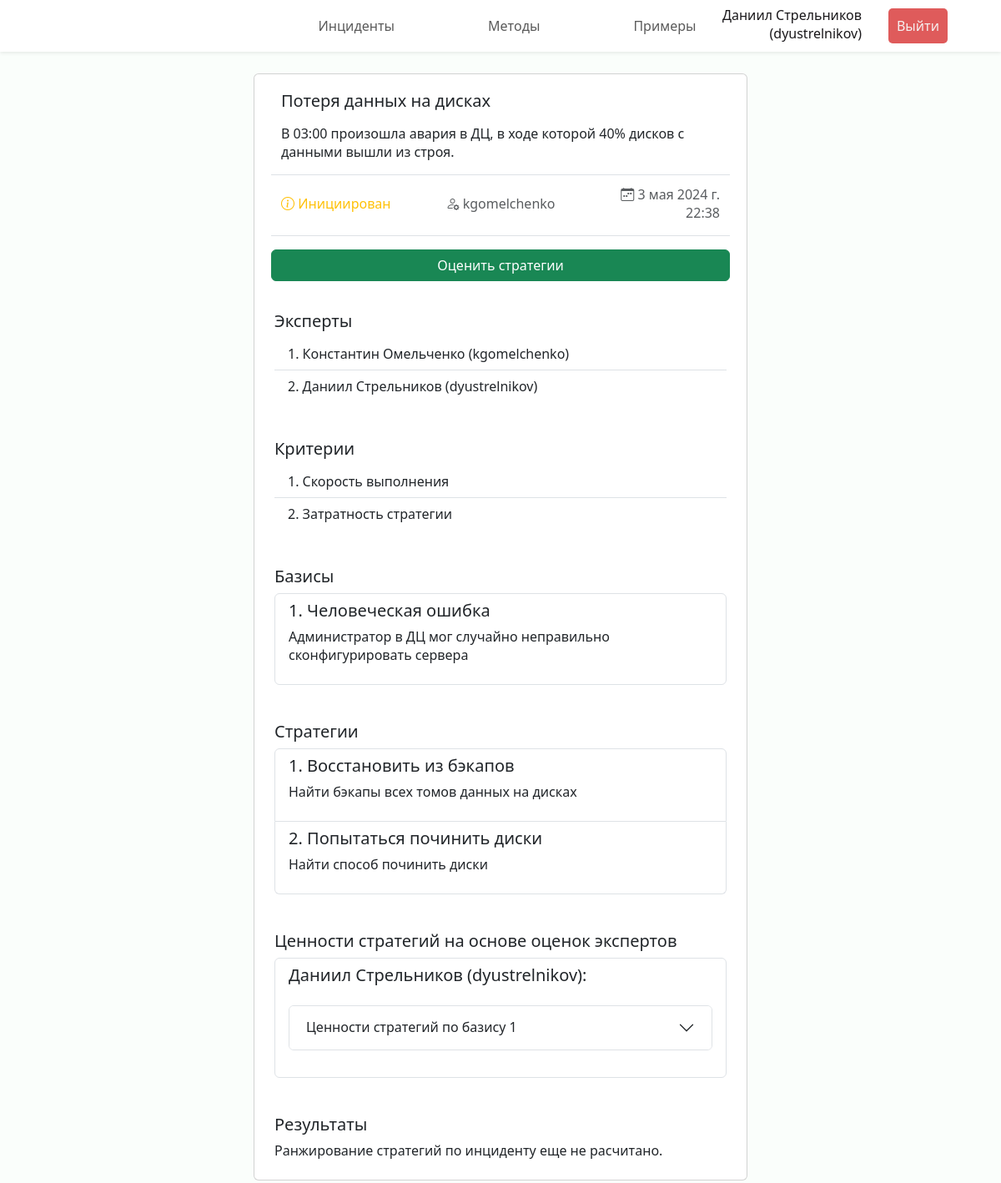
The app's page /incident/9 (signed in), older data.
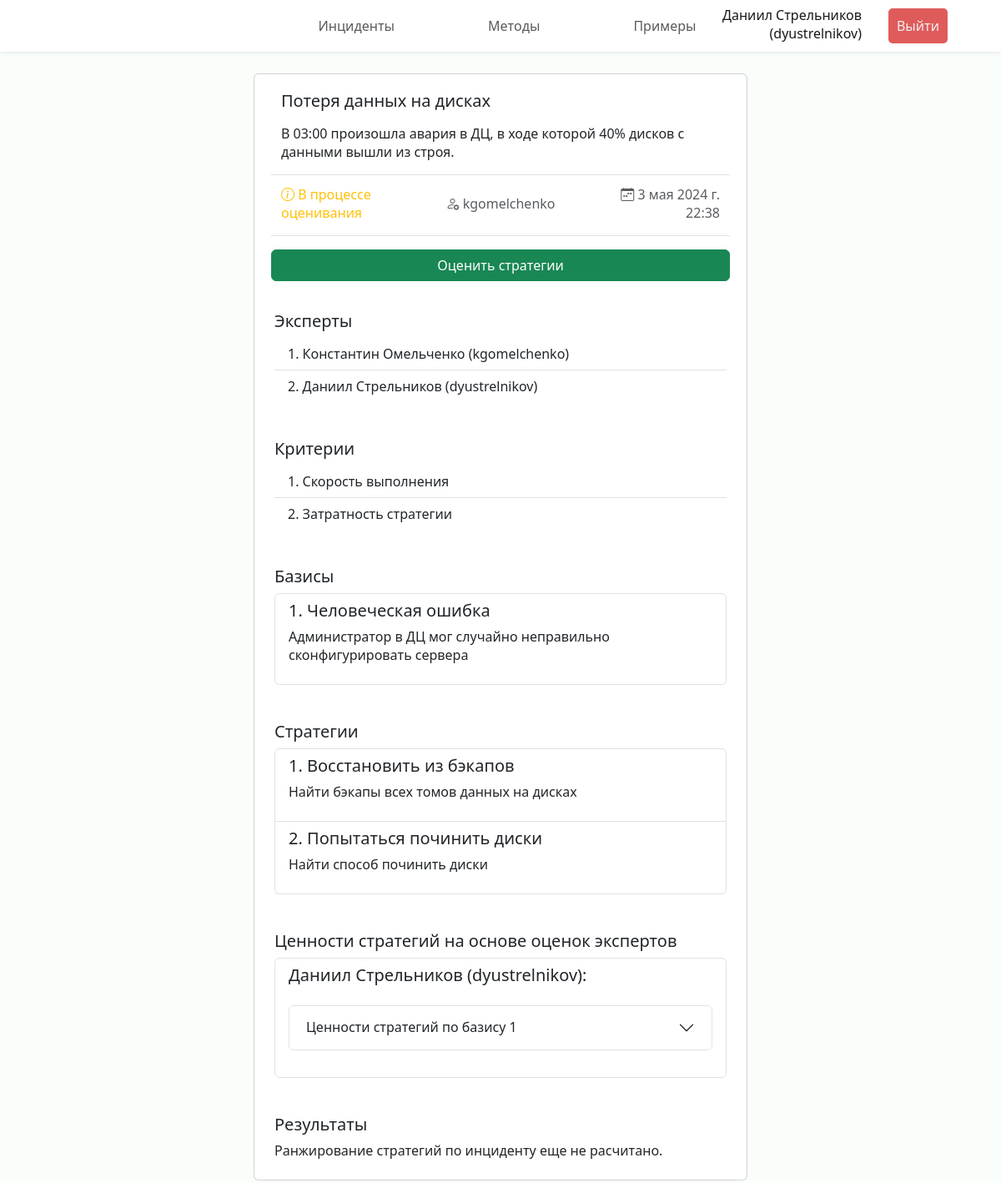
The same page, newer data.
### incidents/models.py (models this page shows, shortened)
class Incident(models.Model):
    name = models.CharField("Название", max_length=100)
    description = models.TextField("Описание")
    created_at = models.DateTimeField("Создан")
    results = models.JSONField("Результаты", null=True, blank=True)
    creator = models.ForeignKey(Expert, verbose_name="Инициатор", on_delete=models.CASCADE,
                                related_name="authored_incidents")
    status = models.ForeignKey(Status, verbose_name="Статус", on_delete=models.CASCADE)
    criteries = models.ManyToManyField(Criteria, through="IncidentCriteria")
    experts = models.ManyToManyField(Expert, through="IncidentExpert")
    class Meta:
        verbose_name = "Инцидент"
        verbose_name_plural = "Инциденты"

class Status(models.Model):
    name = models.CharField("Наименование", max_length=100)
    def __str__(self) -> str:
        return self.name
    class Meta:
        verbose_name = "Статус"
        verbose_name_plural = "Статусы"

class Expert(models.Model):
    user = models.OneToOneField(User, verbose_name="Пользователь", on_delete=models.CASCADE)
    def __str__(self) -> str:
        return self.user.get_full_name() + f" ({self.user.get_username()})"
    class Meta:
        verbose_name = "Эксперт"
        verbose_name_plural = "Эксперты"

### incidents/views.py (the view)
# urls.py: path("incident/<int:incident_id>", views.incident, name="incident"),
@login_required(login_url='login')
def incident(request, incident_id):
    if request.method == 'GET':
        try:
            incident = Incident.objects.get(id=incident_id)
        except Incident.DoesNotExist:
            raise Http404("Инцидент не существует")
        try:
            expert = Expert.objects.get(user=request.user)
        except Expert.DoesNotExist:
            raise Http404("Эксперт не существует")
        experts_with_scores = IncidentExpert.objects.filter(incident=incident,
                                                            scores__isnull=False)
        incident_expert = IncidentExpert.objects.filter(incident=incident,
                                                        expert=expert).first()
        results = prepare_results(incident)
        solution_form = SolutionForm(choices=incident.strategy_set.all())
        return render(request, "incidents/incident.html", {
            'incident': incident,
            'incident_expert': incident_expert,
            'is_active': (incident.status.name not in ('Решен', 'Отклонен')),
            'solution_form': solution_form,
            'experts_with_scores': experts_with_scores,
            'results': results})

### incidents/models.py (called while the page is built)
    def __str__(self) -> str:
        return self.description

### incidents/utils/prepare_data.py (called while the page is built, shortened)
def prepare_results(incident):
    if incident.results == None:
        return {}

### incidents/templates/incidents/incident.html (shortened to what the changed rows need)
{% extends 'incidents/base.html' %}
{% load static %}
{% block content %}
<div class="cards d-flex p-2 flex-column align-items-center">
    <div class="col-lg-6 col-xxl-5 card mb-3">
        <div class="card-body mx-3 my-1">
          <h5 class="card-title">{{ incident.name }}</h5>
          <p class="card-text">{{ incident.description|linebreaks }}</p>
          <div class="row justify-content-between align-items-center py-3 border-top border-bottom">
            <p class="col card-subtitle text-warning"><i class="bi bi-info-circle"></i> {{ incident.status }}</p>
            <p class="col card-subtitle text-center text-muted"><i class="bi bi-person-gear"></i> {{ incident.creator.user.get_username }}</p>
            <p class="col card-subtitle text-muted text-end"><i class="bi bi-calendar-week"></i> {{ incident.created_at }}</p>
          </div>
          {% if incident_expert and is_active %}
            <div class="row justify-content-between align-items-center pt-3">
              <a href="{% url 'incident_assess' incident.id %}" class="col btn btn-success">Оценить стратегии</a>
            </div>
          {% endif %}
        </div>
        <div class="card-body m-2 mb-1">
          {% if not experts_with_scores %}
            <p class="card-text">Ни один эксперт не предоставил своих оценок по инциденту.</p>
          {% else %}
            <div class="list-group">
              {% for expert in experts_with_scores %}
                <div class="list-group-item flex-column align-items-start">
                  <div class="accordion my-4" id="accordion{{ forloop.counter }}">
                    {% for bk, bv in expert.scores.V.items %}
                      <div class="accordion-item">
                        <h2 class="accordion-header">
                          <button class="accordion-button collapsed" type="button" data-bs-toggle="collapse" data-bs-target="#e{{ forloop.parentloop.counter }}-collapse{{ forloop.counter }}" aria-expanded="true" aria-controls="e{{ forloop.parentloop.counter }}-collapse{{ forloop.counter }}">
                            Ценности стратегий по базису {{ forloop.counter }}
                          </button>
                        </h2>
                      </div>
                    {% endfor %}
                  </div>
                </div>
              {% endfor %}
            </div>
          {% endif %}
        </div>
      </div>
</div>
{% endblock %}

Row changes from the older to the newer data that the page shows:
changed Incident "Потеря данных на дисках": status "Инициирован" → "В процессе оценивания"
